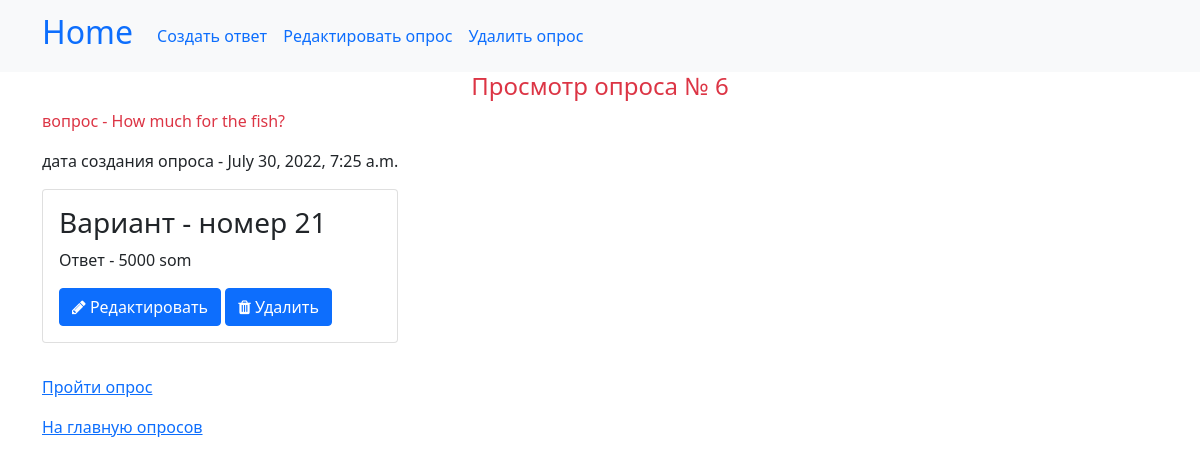
Before: /polls/6/view with the older database file.
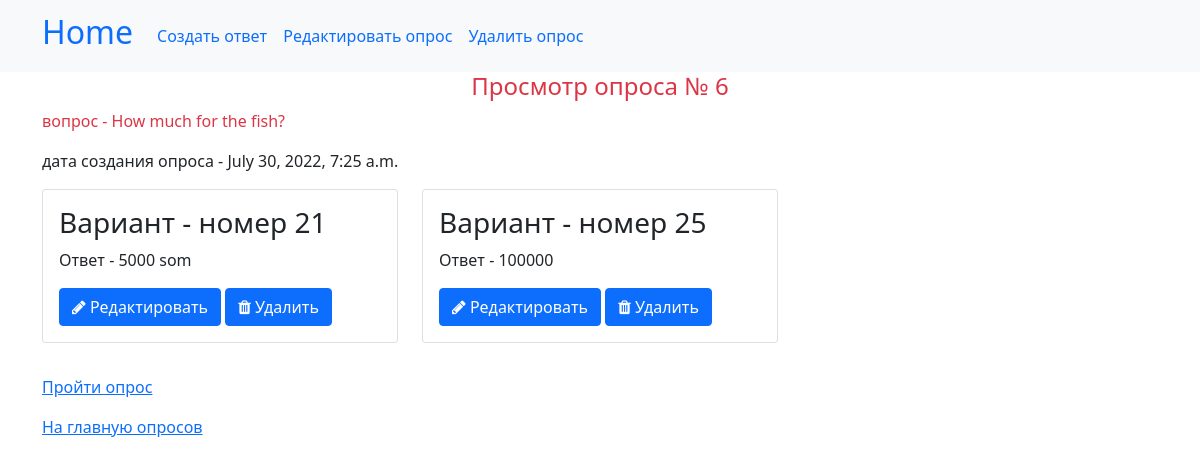
After: the same page with the newer database file.
### interview/models.py (models this page shows, shortened)
class Choice(models.Model):
    variant = models.TextField(max_length=1000, null=False, blank=False, verbose_name="Текст варианта")
    poll = models.ForeignKey("interview.Poll", on_delete=models.CASCADE, related_name="polls",
                                     verbose_name="Опрос",)
    class Meta:
        db_table = "variant"
        verbose_name = "Вариант"
        verbose_name_plural = "Варианты"

### interview/views/qu_views.py (the view)
# urls.py: path('polls/<int:pk>/view', PollView.as_view(), name="poll-view"),
class PollView(DetailView):
    template_name = "questions/poll.html"
    model = Poll

### interview/templates/questions/poll.html (shortened to what this page needs)
{% extends "base.html" %}
{% load static %}
{% block nav %}
        <a class="nav-link" href="{% url "a-create" poll.pk%}">Создать ответ</a>
        <a class="nav-link" href="{% url "poll-update" poll.pk %}">Редактировать опрос</a>
        <a class="nav-link" href="{% url "poll-delete" poll.pk %}">Удалить опрос</a>
{% endblock %}
{% block content %}
<h4 class="text-danger text-center">Просмотр опроса № {{ poll.id }}</h4>
    <p class="text-danger">вопрос - {{ poll.question }}</p>
    <p>дата создания опроса - {{ poll.created_at }}</p>
   <div class="row">
        {% for poll in poll.polls.all %}
            <div class="col-12 col-md-6 col-lg-4">
                <div class="card mb-3">
                    <div class="card-body">
                        <h3>Вариант - номер {{ poll.id }} </h3>
                        <p>Ответ - {{ poll.variant }}</p>
                        <a class="btn btn btn-primary" href="{% url "a-update" poll.pk %}" role="button"><i class="fa fa-pencil"></i> Редактировать</a>
                   <a class="btn btn btn-primary" href="{% url "a-delete" poll.pk%}" role="button"><i class="fa fa-trash"></i> Удалить</a>
                    </div>
                </div>
            </div>
        {% endfor %}
    </div>
<p><a href="{% url "answering"%}">Пройти опрос</a></p>
<a href="{% url "polls" %}">На главную опросов</a>
{% endblock %}

Changed rows visible on the page:
added Choice: id "25", variant "100000"
